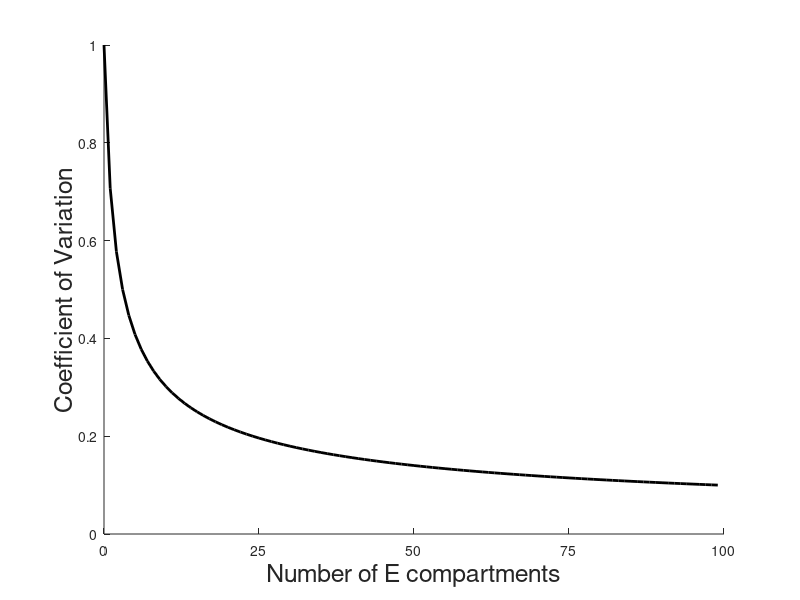

The MATLAB script that drew this image: (Note: this script raises an error after producing the figure.)
% Code by Marian Dominguez-Mirazo, 2024
% Repurposed from Dominguez-Mirazo et al, mBio, 2024
% Relationship between population-level model number of E compartments and
% latent period distribution(Erlang distribution) CV
% Output: ~/Figures/SupplFig1_EtoCV.svg
%%
clear all; close all; clc;
%% Plot E to CV relation
ns = 0:99;
cvs = 1./sqrt(ns+1);
figure('Position',[10,10,400,300]);
plot(ns,cvs,'LineWidth',2,'Color','k');

%% Aesthetics
xlabel('Number of E compartments','FontSize',18);
ylabel('Coefficient of Variation','FontSize',18);
xticks([0,25:25:100]);
box off;
ax=gca;
ax.FontSize=15;
set(gca,'FontName','Latin Modern Roman')
set(gca,'TickDir','out');
set(gca,'TickLength',[0.03,0.03]);
set(gca,'LineWidth',0.6);

%%
saveas(gcf,'../../Figures/SupplFig1_EtoCV.svg');